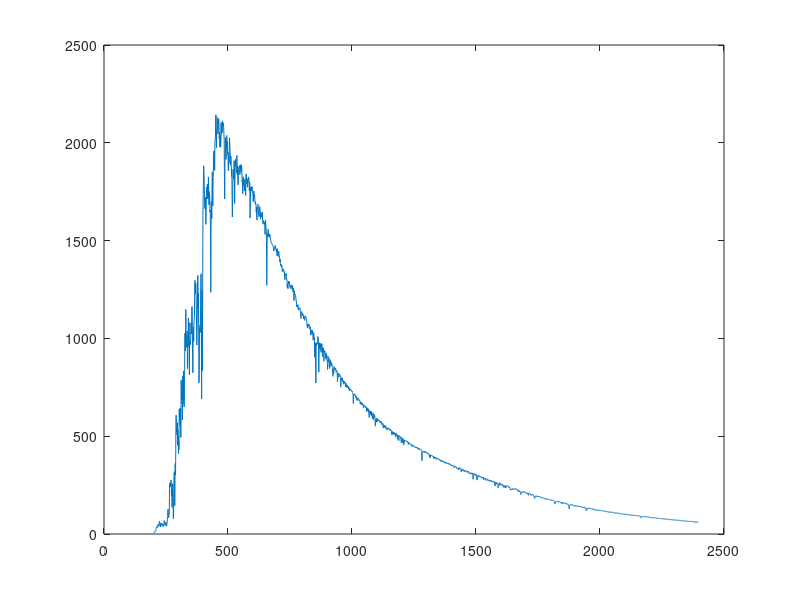

MATLAB code to generate this figure:
%% Read CEOS Thuiller Spectrum and resample for MODTRAN
% Must also convert irradiance from mW/m^2/nm to W/cm^2/cm^-1
clear all
close all
WvUnits = 'nm';
RadUnits = 'mW/m^2/nm';
Thui = dlmread('Solar_irradiance_Thuillier_2002.csv');
Wv = Thui(:,1);
ThuiRad = Thui(:,2);
plot(Wv, ThuiRad);
%% Code in this cell is obsolete, but FORTRAN comments (!) very important
% Compute the wavenumber in cm^-1
WvNum = flipud(1e7./Wv);
% First convert from mW/m^2 to W/cm^2
ThuiRadWcm = flipud(ThuiRad/1000/100/100);
% Taken from ReadMODTRANfl7.m in MZDDEHg
% Notes: MODTRAN tape7 spectral radiance outputs are in units of W/cm^2/sr/cm^-1
%        i.e. given with respect to wavenumber. Conversion to W/cm^2/sr/nm (with respect to
%        wavelength) involves an important subtlety. Notice that the dimensionalty of the two units
%        is different, and this is the clue that a simple conversion factor does not apply.
%        if wn is wavenumber (in cm^-1) and wv is wavelenth (in nm), then wv = 1e7 wn^-1 and
%        delta_wv = -1e7 wn^-2 * delta_wn and delta_wn = -wn^2 / 1e7
%        Converting radiance to W/cm^2/sr/cm^-1 to W/cm^2/sr/nm therefore involves multiplying by
%        the factor wn^2/1e7 and flipping the result to get it into order of increasing wavelength.
%
%        Typical code is
%        >> [wavenumbers, wnradiance, h] = ReadMODTRANfl7('tape7', {'TOTAL RAD'});
%        >> wavelengths = flipud(1e7 ./ wavenumbers);
%        >> wvradiance = flipud(wnradiance .* wavenumbers.^2 ./ 1e7);
% MODTRAN file header must be as follows
%   FREQ     SOLAR IRRADIANCE
%  (CM-1)    (W CM-2 / CM-1)
% User-defined solar irradiance files must follow these conventions
% Taken from rdsun.f, SUBROUTINE RDUSRS
% !     RDUSRS READS USER-SPECIFIED SOLAR IRRADIANCE FILE AND INTERPOLATES
% !     DATA ONTO EITHER A 1.0 CM-1 OR 0.1 CM-1 SPECTRAL FREQUENCY GRID.
% 
% !     FILE USRSUN CONTAINS HEADER INFORMATION ON THE FIRST LINE FOLLOWED
% !     BY ONE DATA PAIR PER LINE.  HEADER HAS TWO INTEGERS, EACH OF WHICH
% !     IS 1, 2 OR 3.  THE FIRST DESIGNATES THE SPECTRAL GRID UNIT:
% !       1 FOR SPECTRAL FREQUENCY IN CM-1
% !       2 FOR SPECTRAL WAVELENTH IN NM
% !       3 FOR SPECTRAL WAVELENTH IN MICRONS
% 
% !     THE SECOND INTEGER ON THE FIRST LINE DESIGNATES THE SOLAR
% !     IRRADIANCE UNITS.
% !       1 FOR SOLAR IRRADIANCE IN W CM-2 / CM-1
% !       2 FOR SOLAR IRRADIANCE IN PHOTONS SEC-1 CM-2 / NM
% !       3 FOR SOLAR IRRADIANCE IN mW M-2 / NM = W M-2 / MICRON
% 
% !     E.G., FOR FREQUENCY IN CM-1 AND IRRADIANCE IN W CM-2 / CM-1,
% !     THE USER-CHOSEN FILE SHOULD LOOK LIKE THIS:
% !       1   1
% !       51    7.453E-10
% !       52    7.711E-10
% !       53    7.974E-10
% !       54    8.243E-10
% !       55    8.516E-10
% !       ...
% !       49982    2.800E-09
% !       49983    2.603E-09

% The following wrote an interpolated file which did not obey the above
% rules and could not be read by 

% ThuiRadWn = 1e7 * ThuiRadWcm ./ (WvNum.^2);
% plot(WvNum, ThuiRadWn);
% % Resample to 0.1 cm^-1 over the available range
% WvNum_p1 = min(round(WvNum * 10)./10):0.1:max(WvNum);
% %WvNum_p1 = min(WvNum):0.1:max(WvNum);
% ThuiRadWn_p1 = interp1(WvNum, ThuiRadWn, WvNum_p1, 'linear', 'extrap');
% plot(WvNum_p1, ThuiRadWn_p1);
% fid = fopen('SUNp1CEOSThuillier2005.dat', 'wt');
% fprintf(fid, '   FREQ     SOLAR IRRADIANCE\n');
% fprintf(fid, '  (CM-1)    (W CM-2 / CM-1)\n');
% fprintf(fid, '%8.2f     %11.4e\n', [WvNum_p1; ThuiRadWn_p1]);
% fclose(fid);

%% Write data as function of wavelength - see above FORTRAN comments
plot(Wv, ThuiRad); % Original units are mW/m^2/nm

fid = fopen('SUNnmCEOSThuillier2005.dat', 'wt');
% Spectral variable is nm, Original units are mW/m^2/nm
fprintf(fid, '2 3\n');
fprintf(fid, '%8.2f     %11.4e\n', [Wv'; ThuiRad']);
fclose(fid);